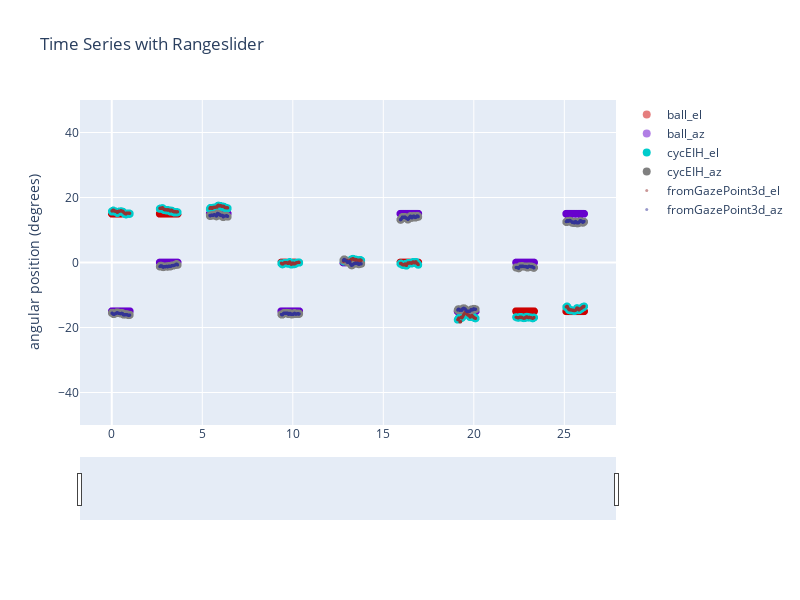

The notebook cell this image was saved under:
### Markdown cell above
### This figure shows that gaze-point-3d data is in head centered coordinates

### Code cell
# yLim = [-100,100]

yLim=[-50,50]
width=800
height=600

startTimeS = df2['worldVidTimeSec'].iloc[0]
endTimeS = df2['worldVidTimeSec'].iloc[-2]

# I googled for, "python find first larger than"
startIndex = next(idx for idx, val in enumerate(df2['worldVidTimeSec']) if val >  startTimeS)
endIndex = next(idx for idx, val in enumerate(df2['worldVidTimeSec']) if val >  endTimeS)
print('Plotting from index: ' + str(startIndex) + ' to ' + str(endIndex))

colors_idx = ['rgb(0,204,204)','rgb(128,128,128)','rgb(204,0,0)','rgb(102,0,204)', 'rgb(150,50,50)', 'rgb(50,50,150)']

# from plotly.subplots import make_subplots
# fig = make_subplots(rows=2, cols=1,shared_xaxes=True)

traces = []

###

bEih_el = go.Scattergl(
    x=df2['worldVidTimeSec'][startIndex:endIndex],
    y=df2['ball_el'][startIndex:endIndex],
    name = 'ball_el',
    marker_color = colors_idx[2],
    mode='markers',
    marker_size = 8,
    opacity = 0.5)

bEih_az = go.Scattergl(
    x=df2['worldVidTimeSec'][startIndex:endIndex],
    y=df2['ball_az'][startIndex:endIndex],
    name = 'ball_az',
    marker_color = colors_idx[3],
    mode='markers',
    marker_size = 8,
    opacity = 0.5)

traces.append(bEih_el)
traces.append(bEih_az)

eih_el = go.Scattergl(
    x=df2['worldVidTimeSec'][startIndex:endIndex],
    y=df2['cycEIH_el'][startIndex:endIndex],
    name = 'cycEIH_el',
    marker_color = colors_idx[0],
    mode='markers',
    marker_size = 8,
    opacity = 1)

eih_az = go.Scattergl(
    x=df2['worldVidTimeSec'][startIndex:endIndex],
    y=df2['cycEIH_az'][startIndex:endIndex],
    name = 'cycEIH_az',
    marker_color = colors_idx[1],
    mode='markers',
    marker_size = 8,
    opacity = 1)

traces.append(eih_el)
traces.append(eih_az)


#####


fromGP3D_el = go.Scattergl(
    x=df2['worldVidTimeSec'][startIndex:endIndex],
    y=df2['fromGazePoint3d_el'][startIndex:endIndex],
    name = 'fromGazePoint3d_el',
    marker_color = colors_idx[4],
    mode='markers',
    marker_size = 3,
    opacity = .5)

fromGP3D_az = go.Scattergl(
    x=df2['worldVidTimeSec'][startIndex:endIndex],
    y=df2['fromGazePoint3d_az'][startIndex:endIndex],
    name = 'fromGazePoint3d_az',
    marker_color = colors_idx[5],
    mode='markers',
    marker_size = 3,
    opacity = .5)

traces.append(fromGP3D_el)
traces.append(fromGP3D_az)


layout = dict(
    dragmode= 'pan',
    title='Time Series with Rangeslider',
    width=width,
    height=height,
    yaxis=dict(range=yLim, title='angular position (degrees)'),
    xaxis=dict(
        rangeslider=dict(visible=True))
)


fig = dict(data=traces, layout=layout)

iplot(fig)

### Figure 1 — Plotly figure (JSON) as saved in the notebook; plotly's stock layout.template omitted (floating-point values rounded to 4 significant figures; data arrays with more than 128 entries replaced by an {"elided": "..."} marker saying what was removed)
{"data": [{"marker": {"color": "rgb(204,0,0)", "size": 8}, "mode": "markers", "name": "ball_el", "opacity": 0.5, "type": "scattergl", "x": {"elided": "2973 float values"}, "y": {"elided": "2973 float values"}}, {"marker": {"color": "rgb(102,0,204)", "size": 8}, "mode": "markers", "name": "ball_az", "opacity": 0.5, "type": "scattergl", "x": {"elided": "2973 float values"}, "y": {"elided": "2973 float values"}}, {"marker": {"color": "rgb(0,204,204)", "size": 8}, "mode": "markers", "name": "cycEIH_el", "opacity": 1, "type": "scattergl", "x": {"elided": "2973 float values"}, "y": {"elided": "2973 float values"}}, {"marker": {"color": "rgb(128,128,128)", "size": 8}, "mode": "markers", "name": "cycEIH_az", "opacity": 1, "type": "scattergl", "x": {"elided": "2973 float values"}, "y": {"elided": "2973 float values"}}, {"marker": {"color": "rgb(150,50,50)", "size": 3}, "mode": "markers", "name": "fromGazePoint3d_el", "opacity": 0.5, "type": "scattergl", "x": {"elided": "2973 float values"}, "y": {"elided": "2973 float values"}}, {"marker": {"color": "rgb(50,50,150)", "size": 3}, "mode": "markers", "name": "fromGazePoint3d_az", "opacity": 0.5, "type": "scattergl", "x": {"elided": "2973 float values"}, "y": {"elided": "2973 float values"}}], "layout": {"dragmode": "pan", "height": 600, "title": {"text": "Time Series with Rangeslider"}, "width": 800, "xaxis": {"rangeslider": {"visible": true}}, "yaxis": {"range": [-50, 50], "title": {"text": "angular position (degrees)"}}}}
